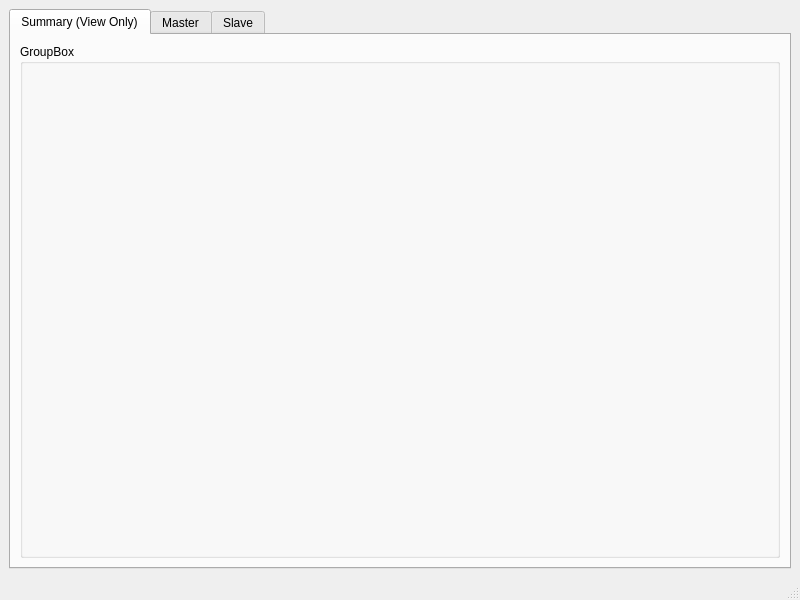
<?xml version="1.0" encoding="UTF-8"?>
<ui version="4.0">
 <class>MainWindow</class>
 <widget class="QMainWindow" name="MainWindow">
  <property name="geometry">
   <rect>
    <x>0</x>
    <y>0</y>
    <width>800</width>
    <height>600</height>
   </rect>
  </property>
  <property name="windowTitle">
   <string>MainWindow</string>
  </property>
  <widget class="QWidget" name="centralwidget">
   <layout class="QGridLayout" name="gridLayout">
    <item row="0" column="0">
     <widget class="QTabWidget" name="tabWidget">
      <property name="currentIndex">
       <number>0</number>
      </property>
      <widget class="QWidget" name="Summary">
       <attribute name="title">
        <string>Summary (View Only)</string>
       </attribute>
       <layout class="QGridLayout" name="gridLayout_2">
        <item row="0" column="0">
         <layout class="QVBoxLayout" name="verticalLayout">
          <item>
           <widget class="QGroupBox" name="groupBox">
            <property name="title">
             <string>GroupBox</string>
            </property>
           </widget>
          </item>
         </layout>
        </item>
       </layout>
      </widget>
      <widget class="QWidget" name="Master">
       <attribute name="title">
        <string>Master</string>
       </attribute>
      </widget>
      <widget class="QWidget" name="Slave">
       <attribute name="title">
        <string>Slave</string>
       </attribute>
      </widget>
     </widget>
    </item>
   </layout>
  </widget>
  <widget class="QMenuBar" name="menubar">
   <property name="geometry">
    <rect>
     <x>0</x>
     <y>0</y>
     <width>800</width>
     <height>22</height>
    </rect>
   </property>
  </widget>
  <widget class="QStatusBar" name="statusbar"/>
 </widget>
 <resources/>
 <connections/>
</ui>
